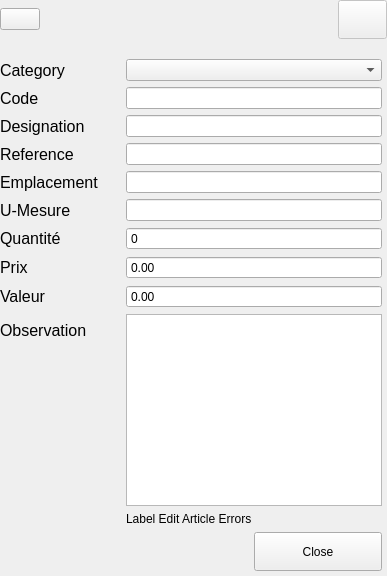
     <widget class="QWidget" name="EditArticlePage">
      <layout class="QVBoxLayout" name="verticalLayout_4">
       <property name="leftMargin">
        <number>0</number>
       </property>
       <property name="topMargin">
        <number>0</number>
       </property>
       <property name="rightMargin">
        <number>0</number>
       </property>
       <property name="bottomMargin">
        <number>0</number>
       </property>
       <item>
        <widget class="QFrame" name="frame">
         <layout class="QHBoxLayout" name="horizontalLayout_10">
          <property name="leftMargin">
           <number>0</number>
          </property>
          <property name="topMargin">
           <number>0</number>
          </property>
          <property name="rightMargin">
           <number>0</number>
          </property>
          <property name="bottomMargin">
           <number>0</number>
          </property>
          <item>
           <widget class="QPushButton" name="btnEditArticle">
            <property name="toolTip">
             <string>Modifier l'Article</string>
            </property>
            <property name="text">
             <string/>
            </property>
            <property name="icon">
             <iconset resource="../resource.qrc">
              <normaloff>:/icons/icons/box--pencil.png</normaloff>:/icons/icons/box--pencil.png</iconset>
            </property>
            <property name="iconSize">
             <size>
              <width>25</width>
              <height>25</height>
             </size>
            </property>
           </widget>
          </item>
          <item>
           <spacer name="horizontalSpacer_3">
            <property name="orientation">
             <enum>Qt::Horizontal</enum>
            </property>
            <property name="sizeHint" stdset="0">
             <size>
              <width>40</width>
              <height>20</height>
             </size>
            </property>
           </spacer>
          </item>
          <item>
           <widget class="QPushButton" name="btnSaveEditArticle">
            <property name="enabled">
             <bool>false</bool>
            </property>
            <property name="minimumSize">
             <size>
              <width>49</width>
              <height>39</height>
             </size>
            </property>
            <property name="toolTip">
             <string>Enregistrer les modification</string>
            </property>
            <property name="text">
             <string/>
            </property>
            <property name="icon">
             <iconset resource="../resource.qrc">
              <normaloff>:/icons/icons/disk.png</normaloff>:/icons/icons/disk.png</iconset>
            </property>
            <property name="iconSize">
             <size>
              <width>25</width>
              <height>25</height>
             </size>
            </property>
            <property name="default">
             <bool>true</bool>
            </property>
           </widget>
          </item>
         </layout>
        </widget>
       </item>
       <item>
        <widget class="Line" name="line">
         <property name="frameShadow">
          <enum>QFrame::Raised</enum>
         </property>
         <property name="midLineWidth">
          <number>-1</number>
         </property>
         <property name="orientation">
          <enum>Qt::Horizontal</enum>
         </property>
        </widget>
       </item>
       <item>
        <widget class="QFrame" name="formFrame_2">
         <property name="sizePolicy">
          <sizepolicy hsizetype="Preferred" vsizetype="Expanding">
           <horstretch>0</horstretch>
           <verstretch>0</verstretch>
          </sizepolicy>
         </property>
         <property name="frameShape">
          <enum>QFrame::NoFrame</enum>
         </property>
         <property name="frameShadow">
          <enum>QFrame::Raised</enum>
         </property>
         <layout class="QFormLayout" name="formLayout_2">
          <property name="horizontalSpacing">
           <number>0</number>
          </property>
          <property name="leftMargin">
           <number>0</number>
          </property>
          <property name="topMargin">
           <number>5</number>
          </property>
          <property name="rightMargin">
           <number>5</number>
          </property>
          <property name="bottomMargin">
           <number>5</number>
          </property>
          <item row="0" column="0">
           <widget class="QLabel" name="label_8">
            <property name="minimumSize">
             <size>
              <width>126</width>
              <height>0</height>
             </size>
            </property>
            <property name="maximumSize">
             <size>
              <width>200</width>
              <height>16777215</height>
             </size>
            </property>
            <property name="font">
             <font>
              <family>Ubuntu</family>
              <pointsize>12</pointsize>
              <weight>50</weight>
              <italic>false</italic>
              <bold>false</bold>
             </font>
            </property>
            <property name="styleSheet">
             <string/>
            </property>
            <property name="text">
             <string>Category</string>
            </property>
           </widget>
          </item>
          <item row="0" column="1">
           <widget class="QComboBox" name="cbBoxCatEdit"/>
          </item>
          <item row="1" column="0">
           <widget class="QLabel" name="label_11">
            <property name="minimumSize">
             <size>
              <width>126</width>
              <height>0</height>
             </size>
            </property>
            <property name="maximumSize">
             <size>
              <width>200</width>
              <height>16777215</height>
             </size>
            </property>
            <property name="font">
             <font>
              <family>Ubuntu</family>
              <pointsize>12</pointsize>
              <weight>50</weight>
              <italic>false</italic>
              <bold>false</bold>
             </font>
            </property>
            <property name="styleSheet">
             <string/>
            </property>
            <property name="text">
             <string>Code</string>
            </property>
           </widget>
          </item>
          <item row="1" column="1">
           <widget class="QLineEdit" name="lineEditCodeEdit">
            <property name="enabled">
             <bool>true</bool>
            </property>
           </widget>
          </item>
          <item row="2" column="0">
           <widget class="QLabel" name="label_12">
            <property name="minimumSize">
             <size>
              <width>126</width>
              <height>0</height>
             </size>
            </property>
            <property name="maximumSize">
             <size>
              <width>200</width>
              <height>16777215</height>
             </size>
            </property>
            <property name="font">
             <font>
              <family>Ubuntu</family>
              <pointsize>12</pointsize>
              <weight>50</weight>
              <italic>false</italic>
              <bold>false</bold>
             </font>
            </property>
            <property name="styleSheet">
             <string/>
            </property>
            <property name="text">
             <string>Designation</string>
            </property>
           </widget>
          </item>
          <item row="2" column="1">
           <widget class="QLineEdit" name="lineEditDesigEdit"/>
          </item>
          <item row="3" column="0">
           <widget class="QLabel" name="label_13">
            <property name="minimumSize">
             <size>
              <width>126</width>
              <height>0</height>
             </size>
            </property>
            <property name="maximumSize">
             <size>
              <width>200</width>
              <height>16777215</height>
             </size>
            </property>
            <property name="font">
             <font>
              <family>Ubuntu</family>
              <pointsize>12</pointsize>
              <weight>50</weight>
              <italic>false</italic>
              <bold>false</bold>
             </font>
            </property>
            <property name="styleSheet">
             <string/>
            </property>
            <property name="text">
             <string>Reference</string>
            </property>
           </widget>
          </item>
          <item row="3" column="1">
           <widget class="QLineEdit" name="lineEditRefEdit"/>
          </item>
          <item row="4" column="0">
           <widget class="QLabel" name="label_14">
            <property name="minimumSize">
             <size>
              <width>126</width>
              <height>0</height>
             </size>
            </property>
            <property name="maximumSize">
             <size>
              <width>200</width>
              <height>16777215</height>
             </size>
            </property>
            <property name="font">
             <font>
              <family>Ubuntu</family>
              <pointsize>12</pointsize>
              <weight>50</weight>
              <italic>false</italic>
              <bold>false</bold>
             </font>
            </property>
            <property name="styleSheet">
             <string/>
            </property>
            <property name="text">
             <string>Emplacement</string>
            </property>
           </widget>
          </item>
          <item row="4" column="1">
           <widget class="QLineEdit" name="lineEditEmpEdit"/>
          </item>
          <item row="5" column="0">
           <widget class="QLabel" name="label_15">
            <property name="minimumSize">
             <size>
              <width>126</width>
              <height>0</height>
             </size>
            </property>
            <property name="maximumSize">
             <size>
              <width>200</width>
              <height>16777215</height>
             </size>
            </property>
            <property name="font">
             <font>
              <family>Ubuntu</family>
              <pointsize>12</pointsize>
              <weight>50</weight>
              <italic>false</italic>
              <bold>false</bold>
             </font>
            </property>
            <property name="styleSheet">
             <string/>
            </property>
            <property name="text">
             <string>U-Mesure</string>
            </property>
           </widget>
          </item>
          <item row="5" column="1">
           <widget class="QLineEdit" name="lineEditUMEdit"/>
          </item>
          <item row="6" column="0">
           <widget class="QLabel" name="label_16">
            <property name="minimumSize">
             <size>
              <width>126</width>
              <height>0</height>
             </size>
            </property>
            <property name="maximumSize">
             <size>
              <width>200</width>
              <height>16777215</height>
             </size>
            </property>
            <property name="font">
             <font>
              <family>Ubuntu</family>
              <pointsize>12</pointsize>
              <weight>50</weight>
              <italic>false</italic>
              <bold>false</bold>
             </font>
            </property>
            <property name="styleSheet">
             <string/>
            </property>
            <property name="text">
             <string>Quantité</string>
            </property>
           </widget>
          </item>
          <item row="6" column="1">
           <widget class="QSpinBox" name="spinBoxQteEdit">
            <property name="enabled">
             <bool>true</bool>
            </property>
            <property name="buttonSymbols">
             <enum>QAbstractSpinBox::NoButtons</enum>
            </property>
           </widget>
          </item>
          <item row="7" column="0">
           <widget class="QLabel" name="label_17">
            <property name="minimumSize">
             <size>
              <width>126</width>
              <height>0</height>
             </size>
            </property>
            <property name="maximumSize">
             <size>
              <width>200</width>
              <height>16777215</height>
             </size>
            </property>
            <property name="font">
             <font>
              <family>Ubuntu</family>
              <pointsize>12</pointsize>
              <weight>50</weight>
              <italic>false</italic>
              <bold>false</bold>
             </font>
            </property>
            <property name="styleSheet">
             <string/>
            </property>
            <property name="text">
             <string>Prix</string>
            </property>
           </widget>
          </item>
          <item row="7" column="1">
           <widget class="QDoubleSpinBox" name="dSBoxPrixEdit">
            <property name="buttonSymbols">
             <enum>QAbstractSpinBox::NoButtons</enum>
            </property>
            <property name="maximum">
             <double>1000000000.000000000000000</double>
            </property>
           </widget>
          </item>
          <item row="8" column="0">
           <widget class="QLabel" name="label_18">
            <property name="minimumSize">
             <size>
              <width>126</width>
              <height>0</height>
             </size>
            </property>
            <property name="maximumSize">
             <size>
              <width>200</width>
              <height>16777215</height>
             </size>
            </property>
            <property name="font">
             <font>
              <family>Ubuntu</family>
              <pointsize>12</pointsize>
              <weight>50</weight>
              <italic>false</italic>
              <bold>false</bold>
             </font>
            </property>
            <property name="styleSheet">
             <string/>
            </property>
            <property name="text">
             <string>Valeur</string>
            </property>
           </widget>
          </item>
          <item row="8" column="1">
           <widget class="QDoubleSpinBox" name="dSBoxValeurEdit">
            <property name="buttonSymbols">
             <enum>QAbstractSpinBox::NoButtons</enum>
            </property>
            <property name="maximum">
             <double>10000000000.000000000000000</double>
            </property>
           </widget>
          </item>
          <item row="9" column="0">
           <widget class="QLabel" name="label_19">
            <property name="minimumSize">
             <size>
              <width>126</width>
              <height>0</height>
             </size>
            </property>
            <property name="maximumSize">
             <size>
              <width>200</width>
              <height>16777215</height>
             </size>
            </property>
            <property name="font">
             <font>
              <family>Ubuntu</family>
              <pointsize>12</pointsize>
              <weight>50</weight>
              <italic>false</italic>
              <bold>false</bold>
             </font>
            </property>
            <property name="styleSheet">
             <string/>
            </property>
            <property name="text">
             <string>Observation</string>
            </property>
           </widget>
          </item>
          <item row="9" column="1">
           <widget class="QPlainTextEdit" name="textEditObsEdit">
            <property name="minimumSize">
             <size>
              <width>0</width>
              <height>0</height>
             </size>
            </property>
           </widget>
          </item>
          <item row="11" column="1">
           <widget class="QFrame" name="frameButtons">
            <layout class="QHBoxLayout" name="horizontalLayout_8">
             <property name="leftMargin">
              <number>0</number>
             </property>
             <property name="topMargin">
              <number>0</number>
             </property>
             <property name="rightMargin">
              <number>0</number>
             </property>
             <property name="bottomMargin">
              <number>0</number>
             </property>
             <item>
              <spacer name="horizontalSpacer">
               <property name="orientation">
                <enum>Qt::Horizontal</enum>
               </property>
               <property name="sizeHint" stdset="0">
                <size>
                 <width>40</width>
                 <height>20</height>
                </size>
               </property>
              </spacer>
             </item>
             <item>
              <widget class="QPushButton" name="pushButtonClose">
               <property name="sizePolicy">
                <sizepolicy hsizetype="Expanding" vsizetype="Fixed">
                 <horstretch>0</horstretch>
                 <verstretch>0</verstretch>
                </sizepolicy>
               </property>
               <property name="minimumSize">
                <size>
                 <width>54</width>
                 <height>39</height>
                </size>
               </property>
               <property name="styleSheet">
                <string notr="true">min-width: 50px;</string>
               </property>
               <property name="text">
                <string>Close</string>
               </property>
               <property name="icon">
                <iconset resource="../resource.qrc">
                 <normaloff>:/icons/icons/cil-x.png</normaloff>:/icons/icons/cil-x.png</iconset>
               </property>
               <property name="iconSize">
                <size>
                 <width>20</width>
                 <height>20</height>
                </size>
               </property>
              </widget>
             </item>
            </layout>
           </widget>
          </item>
          <item row="10" column="1">
           <widget class="QLabel" name="labelEditError">
            <property name="minimumSize">
             <size>
              <width>0</width>
              <height>0</height>
             </size>
            </property>
            <property name="text">
             <string>Label Edit Article Errors</string>
            </property>
           </widget>
          </item>
          <item row="10" column="0">
           <widget class="QLabel" name="labelArticleId">
            <property name="enabled">
             <bool>true</bool>
            </property>
            <property name="text">
             <string/>
            </property>
           </widget>
          </item>
         </layout>
        </widget>
       </item>
      </layout>
     </widget>
